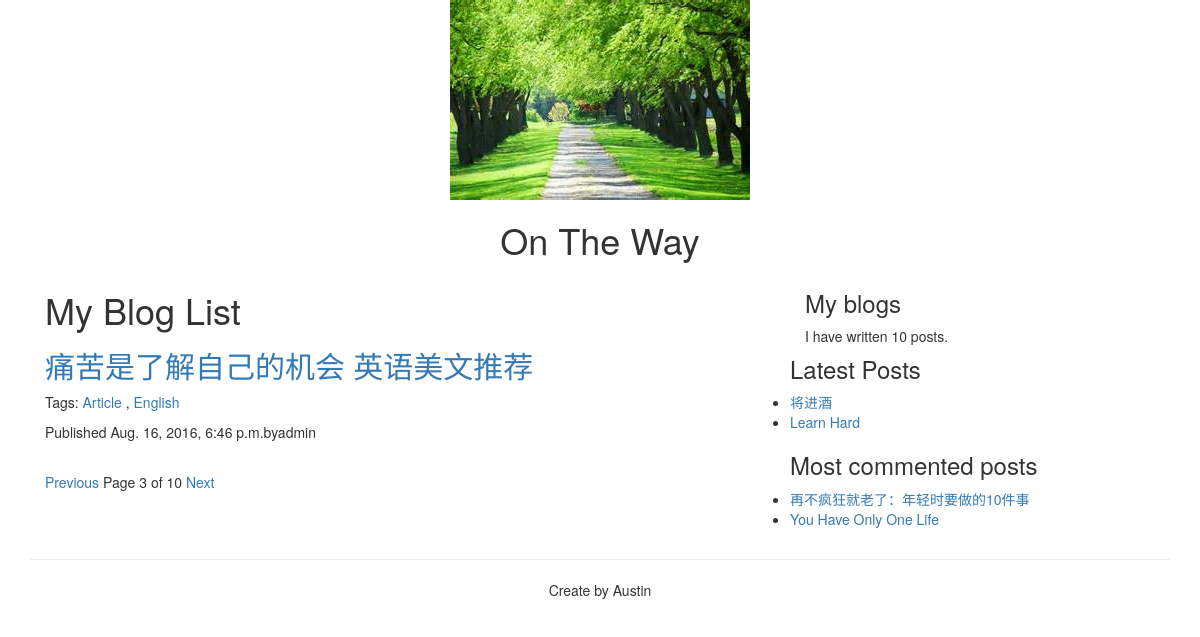
Page /blog/?page=3 on the committed database.
### blog/models.py (models this page shows, shortened)
class Post(models.Model):
    STATUS_CHOICE = (("draft", "DRAFT"), ("published", "PUBLISHED"),)
    title = models.CharField(max_length=250)
    slug = models.SlugField(max_length=250, unique_for_date="published")
    author = models.ForeignKey(User, related_name="blog_posts")
    body = models.TextField()
    published = models.DateTimeField(default=timezone.now)
    created = models.DateTimeField(auto_now_add=True)
    updated = models.DateTimeField(auto_now=True)
    status = models.CharField(max_length=10, choices=STATUS_CHOICE, default="draft")
    tags = TaggableManager()
    def get_absolute_url(self):
        return reverse('blog:post_detail', args=[self.published.year, self.published.strftime('%m'), self.published.strftime('%d'), self.slug])
    class Mate:
        ordering = ("-published",)

### blog/views.py (the view)
# urls.py: url(r'^tag/(?P<tag_slug>[-\w]+)/$', views.post_list, name='post_list_tag'),
def post_list(request, tag_slug=None):
    object_list = Post.objects.filter(status="published")
    tag = None
    if tag_slug:
        tag = get_object_or_404(Tag, slug=tag_slug)
        object_list = object_list.filter(tags__in=[tag])
    paginator = Paginator(object_list, 1)
    page = request.GET.get('page')
    try:
        current_page = paginator.page(page)
        posts = current_page.object_list
    except PageNotAnInteger:
        current_page = paginator.page(1)
        posts = current_page.object_list
    except EmptyPage:
        current_page = paginator.page(paginator.num_pages)
        posts = current_page.object_list
    return render(request, 'blog/post/list.html', {'posts':posts, "page":current_page, "tag": tag})

### blog/templatetags/blog_tags.py (called while the page is built)
@register.simple_tag
def total_posts():
	return Post.objects.filter(status="published").count()

@register.inclusion_tag('blog/post/latest_posts.html')
def latest_posts(count):
    posts = Post.objects.filter(status="published").order_by("-published")[:count]
    return {'latest_posts':posts}

@register.simple_tag
def most_commented_posts(count=2):
	all_post = Post.objects.filter(status="published")
	most_comments = all_post.annotate(total_comments=Count("comments")).order_by("-total_comments")[:count]
	return most_comments

### blog/templates/blog/post/list.html (shortened to what this page needs)
{% extends "blog/base.html" %}
{% load blog_tags %}
{% block content %}
<article class="col-xs-12 col-md-8">
<h1>My Blog List</h1>
  {% for post in posts %}
  <h2><a href="{{ post.get_absolute_url }}">{{ post.title }}</a></h2>
  <p>
	Tags:
	  {% for tag in post.tags.all %}
	    <a href="{% url 'blog:post_list_tag' tag.slug %}">{{ tag.name }}</a>
	    {% if not forloop.last %}, {% endif %}
	  {% endfor %}
  </p>
  <p>Published {{ post.published }}by{{ post.author }}</p>
  {% endfor %}
  {% include 'blog/post/pagination.html' %}
</article>
<aside class="col-xs-6 col-md-4">
  <h3>My blogs</h3>
  <p>I have written {% total_posts %} posts.</p>
</aside>
<h3>Latest Posts</h3>
{% latest_posts 2 %}
<h3>Most commented posts</h3>
{% most_commented_posts as comments %}
<ul>
  {% for post in comments %}
  <li><a href="{{ post.get_absolute_url }}">{{ post.title }}</a></li>
  {% endfor %}
 </ul>
{% endblock %}

### blog/templates/blog/post/latest_posts.html
<ul>
  {% for post in latest_posts %}
  <li><a href="{{ post.get_absolute_url }}">{{ post.title }}</a></li>
  {% endfor %}
 </ul>

### rows in the picture
Post: title "痛苦是了解自己的机会 英语美文推荐", published "Aug. 16, 2016, 6:46 p.m.", author "admin"
Tag: name "Article"
Tag: name "English"
Post: title "将进酒"
Post: title "Learn Hard"
Post: title "再不疯狂就老了：年轻时要做的10件事"
Post: title "You Have Only One Life"

### other values in the picture
{{ page.number }} "3"
{{ page.paginator.num_pages }} "10"
